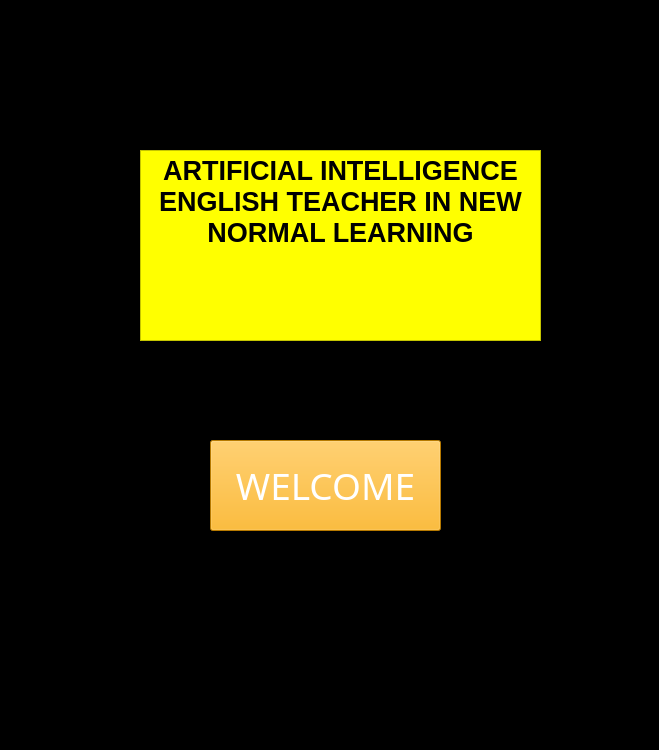
<?xml version="1.0" encoding="UTF-8"?>
<ui version="4.0">
 <class>Form</class>
 <widget class="QWidget" name="Form">
  <property name="geometry">
   <rect>
    <x>0</x>
    <y>0</y>
    <width>659</width>
    <height>750</height>
   </rect>
  </property>
  <property name="windowTitle">
   <string>Window 1</string>
  </property>
  <property name="styleSheet">
   <string notr="true">
background-color: rgb(0, 0, 0);</string>
  </property>
  <widget class="QPushButton" name="btn1">
   <property name="geometry">
    <rect>
     <x>210</x>
     <y>440</y>
     <width>231</width>
     <height>91</height>
    </rect>
   </property>
   <property name="font">
    <font>
     <family>Roman</family>
     <pointsize>28</pointsize>
    </font>
   </property>
   <property name="styleSheet">
    <string notr="true">background-color: rgb(255, 170, 0);
color: rgb(255, 255, 255);</string>
   </property>
   <property name="text">
    <string>WELCOME</string>
   </property>
  </widget>
  <widget class="QTextBrowser" name="textBrowser">
   <property name="geometry">
    <rect>
     <x>140</x>
     <y>150</y>
     <width>401</width>
     <height>191</height>
    </rect>
   </property>
   <property name="styleSheet">
    <string notr="true">background-color: rgb(255, 255, 0);</string>
   </property>
   <property name="html">
    <string>&lt;!DOCTYPE HTML PUBLIC &quot;-//W3C//DTD HTML 4.0//EN&quot; &quot;http://www.w3.org/TR/REC-html40/strict.dtd&quot;&gt;
&lt;html&gt;&lt;head&gt;&lt;meta name=&quot;qrichtext&quot; content=&quot;1&quot; /&gt;&lt;style type=&quot;text/css&quot;&gt;
p, li { white-space: pre-wrap; }
&lt;/style&gt;&lt;/head&gt;&lt;body style=&quot; font-family:'MS Shell Dlg 2'; font-size:8.25pt; font-weight:400; font-style:normal;&quot;&gt;
&lt;p align=&quot;center&quot; style=&quot; margin-top:0px; margin-bottom:0px; margin-left:0px; margin-right:0px; -qt-block-indent:0; text-indent:0px;&quot;&gt;&lt;span style=&quot; font-size:20pt; font-weight:600;&quot;&gt;ARTIFICIAL INTELLIGENCE ENGLISH TEACHER IN NEW NORMAL LEARNING&lt;/span&gt;&lt;/p&gt;&lt;/body&gt;&lt;/html&gt;</string>
   </property>
  </widget>
 </widget>
 <resources/>
 <connections/>
</ui>
